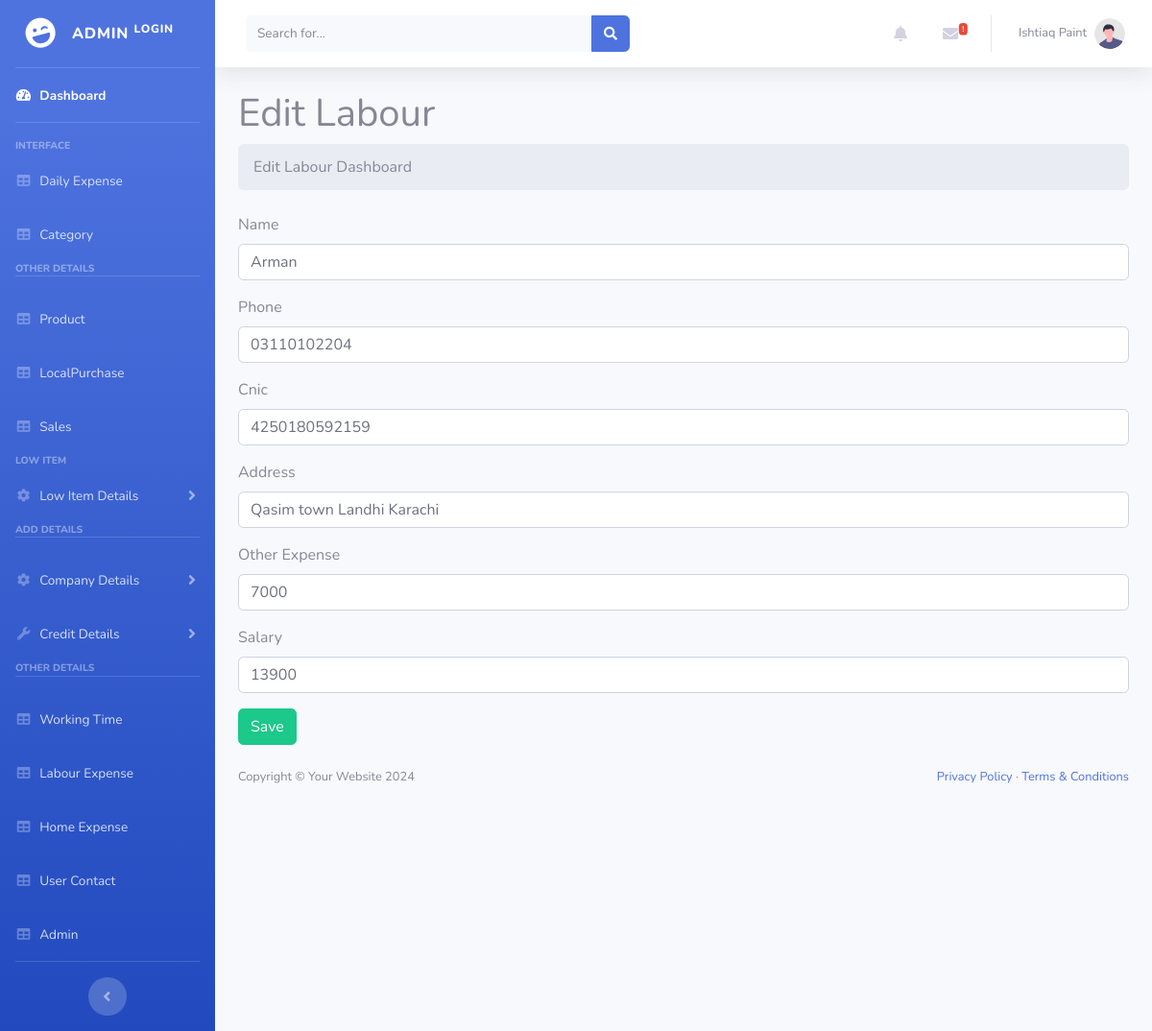
/admin/LabourEdit.php?id=3 (signed in), run on the app's committed database.
### tables this page shows
CREATE TABLE `labour` (
  `id` int(11) NOT NULL,
  `name` varchar(255) NOT NULL,
  `Phone` varchar(255) NOT NULL,
  `Cnic` varchar(255) NOT NULL,
  `Address` varchar(255) NOT NULL,
  `OtherExpense` varchar(255) NOT NULL,
  `Salary` int(255) NOT NULL
);

### admin/LabourEdit.php (the view, shortened to what this page needs)
<?php
include_once("DatabaseConn.php");
$id = $_GET['id'];
$row = mysqli_fetch_assoc(mysqli_query($conn,"SELECT * FROM labour WHERE id='$id'"));
?>
<!DOCTYPE html>
<html lang="en">
<head>
   <link href="vendor/fontawesome-free/css/all.min.css" rel="stylesheet" type="text/css">
    <link href="css/sb-admin-2.min.css" rel="stylesheet">
    <link href="vendor/datatables/dataTables.bootstrap4.min.css" rel="stylesheet">
</head>
<body class="sb-nav-fixed">
    <?php include_once("Header.php"); ?>
    <div id="layoutSidenav_content">
        <main>
            <div class="container-fluid px-4">
                <h1 class="mt-4">Edit Labour</h1>
                <ol class="breadcrumb mb-4">
                    <li class="breadcrumb-item active">Edit Labour Dashboard</li>
                </ol>
                <form action="LabourUpdate.php?id=<?= $row['id'] ?>" method="POST">
                    <div class="mb-3">
                        <label for="" class="form-label">Name</label>
                        <input type="text" value="<?= $row['name'] ?>" name="txtname" class="form-control">
                    </div>
                    <div class="mb-3">
                        <label for="" class="form-label">Phone</label>
                        <input type="text" value="<?= $row['Phone'] ?>" name="txtphone" class="form-control">
                    </div>
                    <div class="mb-3">
                        <label for="" class="form-label">Cnic</label>
                        <input type="text" value="<?= $row['Cnic'] ?>" name="txtcnic" class="form-control">
                    </div>
                    <div class="mb-3">
                        <label for="" class="form-label">Address</label>
                        <input type="text" value="<?= $row['Address'] ?>" name="txtaddress" class="form-control">
                    </div>
                    <div class="mb-3">
                        <label for="" class="form-label">Other Expense</label>
                        <input type="text" value="<?= $row['OtherExpense'] ?>" name="txtexpense" class="form-control">
                    </div>
                    <div class="mb-3">
                        <label for="" class="form-label">Salary</label>
                        <input type="number" value="<?= $row['Salary'] ?>" name="txtsalary" class="form-control">
                    </div>
                    <button type="submit" class="btn btn-success" name="submit">Save</button>
                </form>
            </div>
        </main>
        <footer class="py-4 bg-light mt-auto">
            <div class="container-fluid px-4">
                <div class="d-flex align-items-center justify-content-between small">
                    <div class="text-muted">Copyright &copy; Your Website <?php echo date("Y"); ?></div>
                    <div>
                        <a href="#">Privacy Policy</a>
                        &middot;
                        <a href="#">Terms &amp; Conditions</a>
                    </div>
                </div>
            </div>
        </footer>
    </div>
</body>
</html>

### data on the page
labour: txtname "Arman", txtphone "03110102204", txtcnic "4250180592159", txtaddress "Qasim town Landhi Karachi", txtexpense "7000", txtsalary "13900"
